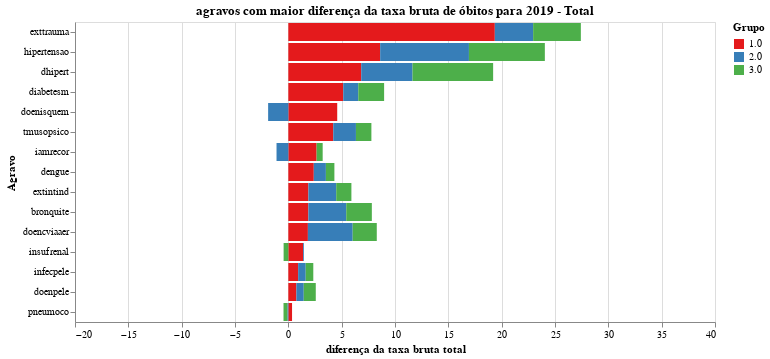

Source (notebook cell):
### Code cell
chart = plot_grafico_dif1(pop_19, pop_r,
                         'taxa_obitos_total', 
                         "agravos com maior diferença da taxa bruta de óbitos para 2019 - Total",
                        "diferença da taxa bruta total")

#chart.save('tx_bruta_t.svg')
chart

### Figure 1 — Vega-Lite specification as saved in the notebook (floating-point values rounded to 4 significant figures)
{"config": {"view": {"continuousWidth": 400, "continuousHeight": 300}, "range": {"category": {"scheme": "set1"}}}, "data": {"name": "data-0df95bfb0021841b9118afa521e71a29"}, "mark": "bar", "encoding": {"color": {"type": "nominal", "field": "grupo", "title": "Grupo"}, "order": {"type": "nominal", "field": "grupo", "sort": "ascending"}, "tooltip": {"type": "quantitative", "field": "taxa"}, "x": {"type": "quantitative", "field": "taxa", "scale": {"domain": [-20, 40]}, "title": "diferença da taxa bruta total"}, "y": {"type": "nominal", "field": "agravo", "sort": null, "title": "Agravo"}}, "title": "agravos com maior diferença da taxa bruta de óbitos para 2019 - Total", "width": 640, "$schema": "https://vega.github.io/schema/vega-lite/v4.8.1.json", "datasets": {"data-0df95bfb0021841b9118afa521e71a29": [{"agravo": "exttrauma", "grupo": "1.0", "taxa": 19.36}, {"agravo": "exttrauma", "grupo": "2.0", "taxa": 3.592}, {"agravo": "exttrauma", "grupo": "3.0", "taxa": 4.474}, {"agravo": "hipertensao", "grupo": "1.0", "taxa": 8.608}, {"agravo": "hipertensao", "grupo": "2.0", "taxa": 8.323}, {"agravo": "hipertensao", "grupo": "3.0", "taxa": 7.117}, {"agravo": "dhipert", "grupo": "1.0", "taxa": 6.833}, {"agravo": "dhipert", "grupo": "2.0", "taxa": 4.809}, {"agravo": "dhipert", "grupo": "3.0", "taxa": 7.558}, {"agravo": "diabetesm", "grupo": "1.0", "taxa": 5.147}, {"agravo": "diabetesm", "grupo": "2.0", "taxa": 1.411}, {"agravo": "diabetesm", "grupo": "3.0", "taxa": 2.421}, {"agravo": "doenisquem", "grupo": "1.0", "taxa": 4.582}, {"agravo": "doenisquem", "grupo": "2.0", "taxa": -1.895}, {"agravo": "doenisquem", "grupo": "3.0", "taxa": 0.001856}, {"agravo": "tmusopsico", "grupo": "1.0", "taxa": 4.211}, {"agravo": "tmusopsico", "grupo": "2.0", "taxa": 2.128}, {"agravo": "tmusopsico", "grupo": "3.0", "taxa": 1.448}, {"agravo": "iamrecor", "grupo": "1.0", "taxa": 2.65}, {"agravo": "iamrecor", "grupo": "2.0", "taxa": -1.107}, {"agravo": "iamrecor", "grupo": "3.0", "taxa": 0.5696}, {"agravo": "dengue", "grupo": "1.0", "taxa": 2.386}, {"agravo": "dengue", "grupo": "2.0", "taxa": 1.135}, {"agravo": "dengue", "grupo": "3.0", "taxa": 0.7962}, {"agravo": "extintind", "grupo": "1.0", "taxa": 1.879}, {"agravo": "extintind", "grupo": "2.0", "taxa": 2.61}, {"agravo": "extintind", "grupo": "3.0", "taxa": 1.423}, {"agravo": "bronquite", "grupo": "1.0", "taxa": 1.877}, {"agravo": "bronquite", "grupo": "2.0", "taxa": 3.553}, {"agravo": "bronquite", "grupo": "3.0", "taxa": 2.399}, {"agravo": "doencviaaer", "grupo": "1.0", "taxa": 1.834}, {"agravo": "doencviaaer", "grupo": "2.0", "taxa": 4.199}, {"agravo": "doencviaaer", "grupo": "3.0", "taxa": 2.259}, {"agravo": "insufrenal", "grupo": "1.0", "taxa": 1.375}, {"agravo": "insufrenal", "grupo": "2.0", "taxa": 0.07865}, {"agravo": "insufrenal", "grupo": "3.0", "taxa": -0.4426}, {"agravo": "infecpele", "grupo": "1.0", "taxa": 0.918}, {"agravo": "infecpele", "grupo": "2.0", "taxa": 0.7128}, {"agravo": "infecpele", "grupo": "3.0", "taxa": 0.7097}, {"agravo": "doenpele", "grupo": "1.0", "taxa": 0.7531}, {"agravo": "doenpele", "grupo": "2.0", "taxa": 0.694}, {"agravo": "doenpele", "grupo": "3.0", "taxa": 1.125}, {"agravo": "pneumoco", "grupo": "1.0", "taxa": 0.3482}, {"agravo": "pneumoco", "grupo": "2.0", "taxa": -0.09094}, {"agravo": "pneumoco", "grupo": "3.0", "taxa": -0.3612}]}}
